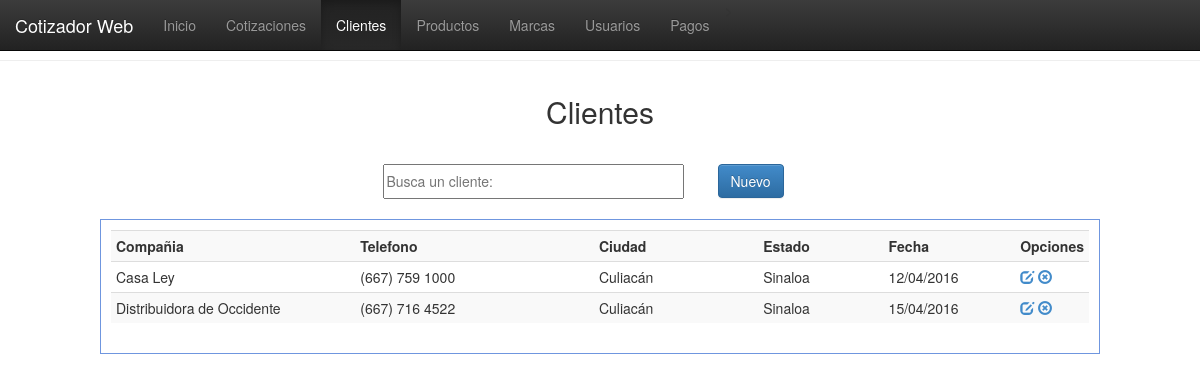
/vistas/clientes.php, run on an earlier commit of the app's database.
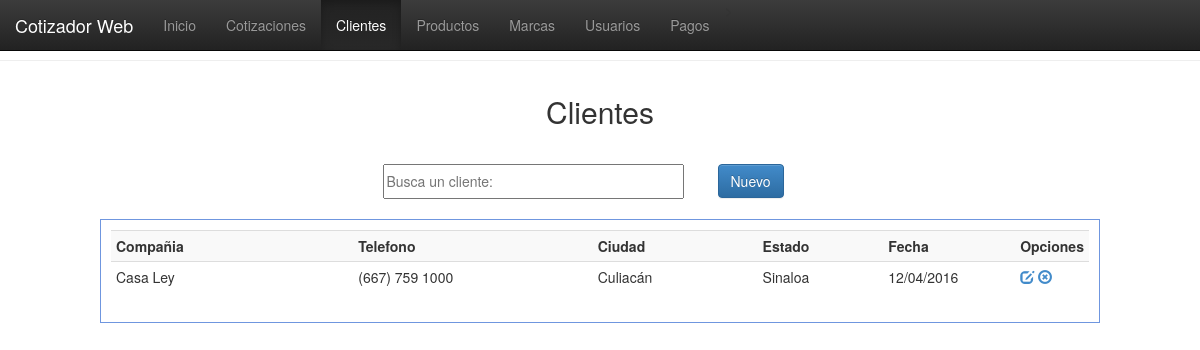
And on a later commit of the database.
### tables this page shows
CREATE TABLE `clientes` (
  `id_cte` int(11) NOT NULL,
  `comp_cte` varchar(100) NOT NULL,
  `nombcomer_cte` varchar(100) NOT NULL,
  `tel_cte` varchar(50) NOT NULL,
  `dir_cte` varchar(100) NOT NULL,
  `ciud_cte` varchar(100) NOT NULL,
  `edo_cte` varchar(100) NOT NULL,
  `fecha_cte` date NOT NULL
);

### php/conexion.php (called while the page is built, shortened)
<?php
function fechaNormal($fecha){
		$nfecha = date('d/m/Y',strtotime($fecha));
		return $nfecha;
}
?>

### vistas/clientes.php (the view, shortened to what this page needs)
<!DOCTYPE html>
<html>
<head>
<link href="../css/estilo.css" rel="stylesheet">
<link href="../bootstrap/css/bootstrap.css" rel="stylesheet">
<link href="../bootstrap/css/bootstrap.min.css" rel="stylesheet">
<link href="../bootstrap/css/bootstrap-theme.css" rel="stylesheet">
<link href="../bootstrap/css/bootstrap-theme.min.css" rel="stylesheet">
</head>
<body>
  <nav class="navbar navbar-inverse navbar-fixed-top">
    <div class="container-fluid">
      <div class="navbar-header">
        <a class="navbar-brand" href="#">Cotizador Web</a>
      </div>
      <div class="collapse navbar-collapse" id="myNavbar">
        <ul class="nav navbar-nav">
          <li><a href="index.php">Inicio</a></li>>
          <li><a href="cotizaciones.php">Cotizaciones</a></li>
          <li class="active"><a href="clientes.php">Clientes</a></li>
          <li><a href="productos.php">Productos</a></li>
          <li><a href="marcas.php">Marcas</a></li>
          <li><a href="usuarios.php">Usuarios</a></li>
          <li><a href="pagos.php">Pagos</a></li>
        </ul>
      </div>
    </div>
  </nav>
  <br><br><hr>
    <header>Clientes</header>
    <section>
    <table border="0" align="center">
    	<tr>
        	<td width="335"><input type="text" placeholder="Busca un cliente:" id="bs-cte"/></td>
            <td width="100"><button id="nuevo-cliente" class="btn btn-primary">Nuevo</button></td>
        </tr>
    </table>
    </section>
    <div class="registros" id="agrega-registros-cte">
        <table class="table table-striped table-condensed table-hover">
            <tr>
                <th width="300">Compañia</th>
                <th width="300">Telefono</th>
                <th width="200">Ciudad</th>
                <th width="150">Estado</th>
                <th width="150">Fecha</th>
                <th width="50">Opciones</th>
            </tr>
        <?php
            include('../php/conexion.php');
            $registro = mysql_query("SELECT * FROM clientes");
            while($registro2 = mysql_fetch_array($registro)){
                echo '<tr>
                        <td>'.$registro2['nombcomer_cte'].'</td>
                        <td>'.$registro2['tel_cte'].'</td>
                        <td>'.$registro2['ciud_cte'].'</td>
                        <td>'.$registro2['edo_cte'].'</td>
                        <td>'.fechaNormal($registro2['fecha_cte']).'</td>
                        <td>
                            <a href="javascript:editarCliente('.$registro2['id_cte'].');" class="glyphicon glyphicon-edit"></a>
                            <a href="javascript:eliminarCliente('.$registro2['id_cte'].');" class="glyphicon glyphicon-remove-circle"></a>
                        </td>
                    </tr>';
            }
        ?>
        </table>
    </div>
</body>
</html>

What changed in the data, as far as the page shows it:
removed clientes: nombcomer_cte "Distribuidora de Occidente", tel_cte "(667) 716 4522", ciud_cte "Culiacán", edo_cte "Sinaloa", fecha_cte "15/04/2016"
